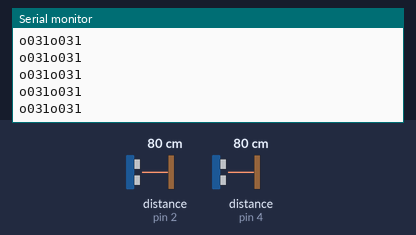
Recording of a sketch running on a simulated Arduino Uno, built with avr-gcc and run on an emulated ATmega328P. Shown: the last lines printed to the serial monitor. Wiring (inferred from the names in the program): 2 × ultrasonic range finder: trigger pin 3, echo pin 2 / trigger pin 5, echo pin 4. The test bench sets the inputs (shaded band); at power-on: distance to the obstacle (sensors on pin 2, pin 4) 80 cm. The echo pulse lasts 58.3 µs per cm.

Above: at 1.2 s.
1.3 s: distance to the obstacle (sensor on pin 2) set to 250 cm
At 1.51 s:
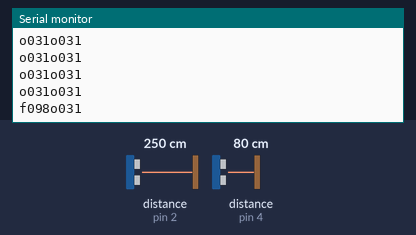
3.3 s: distance to the obstacle (sensor on pin 4) set to 250 cm
At 3.69 s:
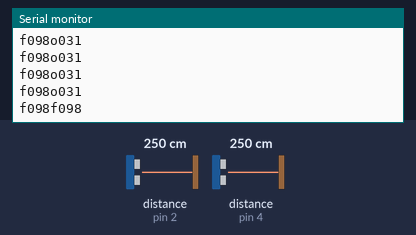
5.5 s: distance to the obstacle (sensor on pin 2) set to 2 cm
At 5.92 s:
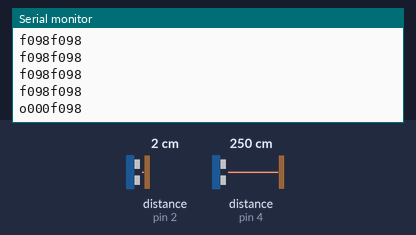
7.7 s: distance to the obstacle (sensor on pin 4) set to 2 cm
At 7.77 s:
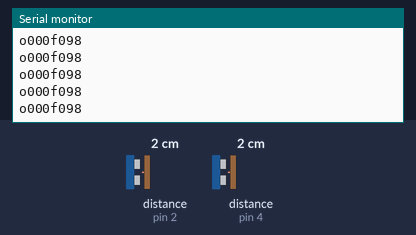
9.2 s: distance to the obstacle (sensor on pin 2) set to 120 cm
At 9.28 s:
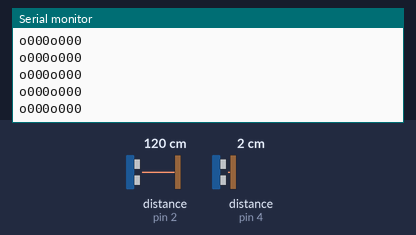
Timing chart, 0 to 12.2 s (numbered marks = the images above; inputs shaded):
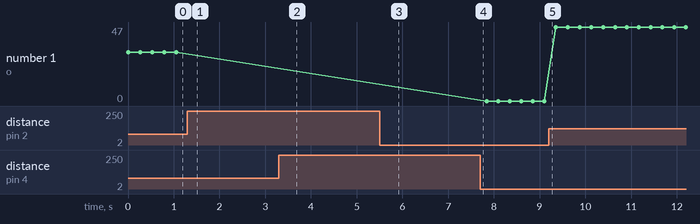

The sketch:

Arduino_Code.ino
```cpp
/*
 * created by Rui Santos, https://randomnerdtutorials.com
 *
 * Complete Guide for Ultrasonic Sensor HC-SR04
 *
    Ultrasonic sensor Pins:
        VCC: +5VDC
        Trig : Trigger (INPUT) - Pin11
        Echo: Echo (OUTPUT) - Pin 12
        GND: GND
 */


int trigPin1 = 3;    // Trigger of first sensor
int echoPin1 = 2;    // Echo of first sensor
int trigPin2 = 5;
int echoPin2 = 4;
// long vs int could be reason for negative values?
// also seems to stop after short duration of being powered on
long duration1, inches1, duration2, inches2;


void setup() {
  //Serial Port begin

  Serial.begin (9600);

  //Define inputs and outputs

  pinMode(trigPin1, OUTPUT);
  pinMode(echoPin1, INPUT);
  pinMode(trigPin2, OUTPUT);
  pinMode(echoPin2, INPUT);
}

void loop() {
  // The sensor is triggered by a HIGH pulse of 10 or more microseconds.
  // Give a short LOW pulse beforehand to ensure a clean HIGH pulse:

  digitalWrite(trigPin1, LOW);
  delayMicroseconds(5);
  digitalWrite(trigPin1, HIGH);
  delayMicroseconds(10);
  digitalWrite(trigPin1, LOW);
  pinMode(echoPin1, INPUT);
  duration1 = pulseIn(echoPin1, HIGH);
  inches1 = (duration1/2) / 74;

  digitalWrite(trigPin2, LOW);
  delayMicroseconds(5);
  digitalWrite(trigPin2, HIGH);
  delayMicroseconds(10);
  digitalWrite(trigPin2, LOW);
  pinMode(echoPin2, INPUT);
  duration2 = pulseIn(echoPin2, HIGH);
  inches2 = (duration2/2) / 74;

  // Read the signal from the sensor: a HIGH pulse whose
  // duration is the time (in microseconds) from the sending
  // of the ping to the reception of its echo off of an object.

  if ((inches1 < 0) || (inches2 < 0)) {
    Serial.print("--------");
  }
  else {

    if (inches1 < 56) {
      Serial.print("o");
      if (inches1 < 10) {
        Serial.print("00");
      }
      else {
        Serial.print("0");
      }
      Serial.print(inches1);
      }

    else {
      Serial.print("f");
      if (inches1 < 100) {
        Serial.print("0");
      }
      Serial.print(inches1);
    }


    if (inches2 < 56) {
      Serial.print("o");
      if (inches2 < 10) {
        Serial.print("00");
      }
      else {
        Serial.print("0");
      }
      Serial.print(inches2);
    }

    else {
      Serial.print("f");
      if (inches2 < 100) {
        Serial.print("0");
      }
      Serial.print(inches2);
    }
  }


  delay(250);

  Serial.println();

}
```

Measured:
- after the input at 1.3 s, the serial monitor: prints a new line at once (image 1)
- after the input at 3.3 s, the serial monitor: prints a new line after 0.20 s (image 2)
- after the input at 5.5 s, the serial monitor: prints a new line after 0.23 s (image 3)
- plotted number 1: 0 → 47 after the input at 9.2 s
